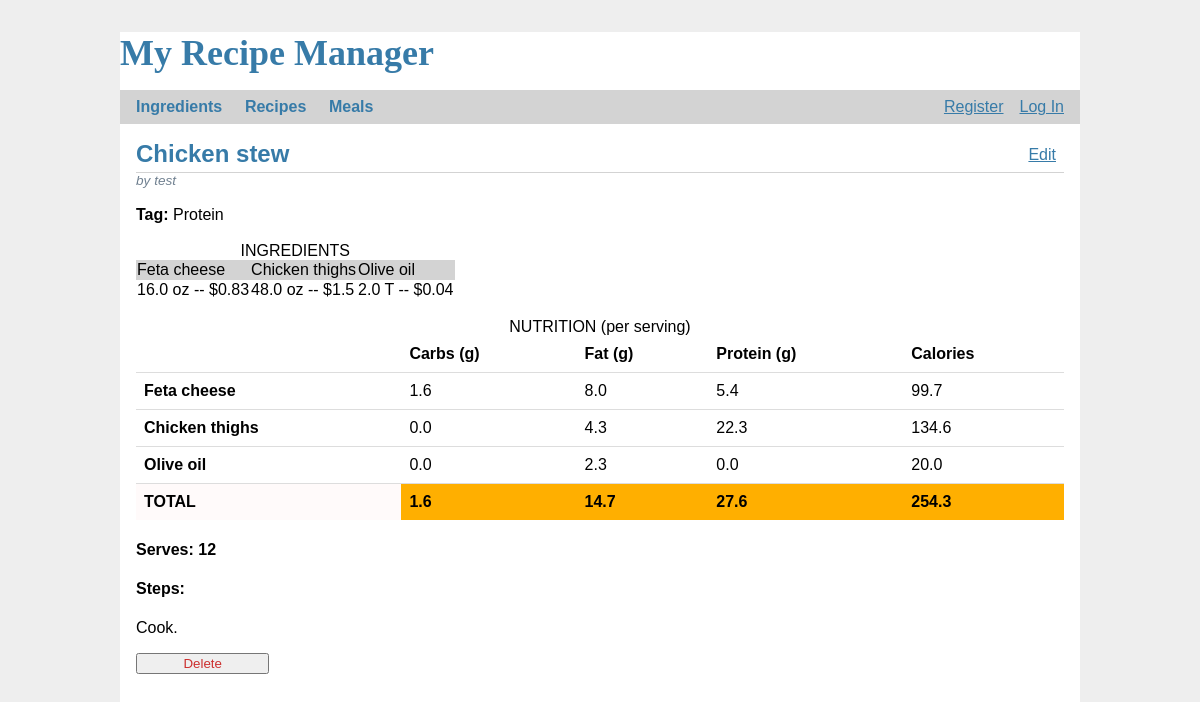
The app's page /recipes/3/ with its own data.
### tables this page shows
CREATE TABLE recipe (
  id INTEGER PRIMARY KEY,
  author_id INTEGER NOT NULL,
  title TEXT NOT NULL,
  body TEXT NOT NULL,
  servings INTEGER NOT NULL,
  tag TEXT CHECK (tag in ('starches', 'proteins', 'beans', 'vegetables', 'dessert', 'sauces', 'spices', 'others')),
  FOREIGN KEY (author_id) REFERENCES user (id)
);

CREATE TABLE ingredient (
  id INTEGER PRIMARY KEY,
  name TEXT NOT NULL UNIQUE,
  name_key TEXT NOT NULL UNIQUE, --no whitespace, lowercase
  portion_size FLOAT(2) NOT NULL,
  portion_size_unit TEXT CHECK ( portion_size_unit in ('g', 'kg', 'oz', 'lb', 'cup', 'ml', 'l', 'gal', 'T', 't', 'in', 'unit') ) NOT NULL,
  portion_converted FLOAT(2) NOT NULL, --will be only in grams or in mls
  protein FLOAT(1) NOT NULL,
  fat FLOAT(1) NOT NULL,
  carbs FLOAT(1) NOT NULL,
  calories INT NOT NULL,
  price INT, --this is in cents to avoid float representation issues
  price_size FLOAT(2), --{{1.5}} in i.5lb bag for instance
  price_size_unit TEXT CHECK ( portion_size_unit in ('g', 'kg', 'oz', 'lb', 'cup', 'ml', 'l', 'gal', 'T', 't', 'in', 'unit') ),
  price_converted FLOAT(2), --price converted to g or ml
  tag TEXT CHECK (tag in ('carbs', 'fats', 'proteins', 'vegetables', 'legumes', 'fruit', 'nuts', 'sauces', 'dairy', 'spices', 'others')),
  notes TEXT
);

CREATE TABLE recipeIngredientRelationship(
    recipeID INTEGER NOT NULL,
    ingredientID INTEGER NOT NULL,
    quantity FLOAT(2) NOT NULL,
    units TEXT CHECK ( units in ('g', 'kg', 'oz', 'lb', 'cup', 'ml', 'l', 'gal', 'T', 't', 'in', 'unit') ) NOT NULL,
    FOREIGN KEY (recipeID) REFERENCES recipe(id),
    FOREIGN KEY (ingredientID) REFERENCES ingredient(id),
    UNIQUE (recipeID, ingredientID)
);

### app/recipes.py (the view)
@bp.route('/<recipeID>/')
def display_recipe(recipeID):
    db = get_db()
    recipe = db.execute('SELECT * from RECIPE where id = ?', (recipeID)).fetchall()
    if not recipe:
        abort(404, f"{recipeID} is not in the Recipe table.")
    recipe.append(db.execute(
        'SELECT ingredientID, quantity, units FROM recipeIngredientRelationship'
        ' WHERE recipeID=(?)', (recipeID,)
    ).fetchall())
    servings = recipe[0]['servings'] if recipe[0]['servings'] else 1
    macros_recipe = []  # list(list(int)) containing macros of each ingredient
    ing_names = []  # list(str) of ingredient names
    macro_totals = [0, 0, 0, 0]  # carbs, protein, fat, calories
    prices = []
    if recipe[1]:
        for ing in recipe[1]:
            ing_id = str(ing['ingredientID'])
            ing_db = db.execute('SELECT * FROM ingredient WHERE id=?',
                                ing_id).fetchone()
            ing_names.append(ing_db['name'])
            macro_db = db.execute(
                'SELECT carbs, fat, protein, calories, portion_size, '
                'portion_size_unit, portion_converted FROM ingredient WHERE id=?',
                (ing_id)).fetchone()
            macros_ing = [macro_db['carbs'], macro_db['fat'],
                         macro_db['protein'], macro_db['calories']]
            quantity_g_ml = convert(ing['units'], ing['quantity'])
            ratio = macro_db['portion_converted'] / quantity_g_ml
            macros_recipe.append([round(x / servings / ratio, 1) for x in macros_ing])
            macro_totals = [x + (y / servings / ratio) for x, y in zip(macro_totals, macros_ing)]
            prices.append(((ing_db['price'] / convert(ing_db['price_size_unit'], ing_db['price_size'])
                            ) * quantity_g_ml ) / (100 * servings))
    recipe.append(ing_names)
    recipe.append(macros_recipe)
    recipe.append([round(x, 1) for x in macro_totals])
    return render_template('recipes/display.html', recipe=recipe, nutritions=macros_recipe, prices=[round(x, 2) for x in prices])

### app/auth.py (called while the page is built)
@bp.before_app_request
def load_logged_in_user():
    user_id = session.get("user_id")
    if user_id is None:
        g.user = None
    else:
        g.user = (
            get_db().execute("SELECT * FROM user WHERE id = ?", (user_id,)).fetchone()
        )

### app/db.py (called while the page is built)
def get_db():
    if "db" not in g:
        g.db = sqlite3.connect(
            current_app.config["DATABASE"], detect_types=sqlite3.PARSE_DECLTYPES
        )
        g.db.row_factory = sqlite3.Row
    return g.db

### app/recipes.py (called while the page is built)
def convert(unit, size):
    size = float(size)
    if unit == 'g' or unit == 'ml':
        return size
    weights = {'kg', 'oz', 'lb'}
    volumes = {'cup', 'l', 'gal', 'T', 't'}
    if unit in weights:
        if unit == 'kg':
            res = size * 1000
        elif unit == 'oz':
            res = size * 28.35
        elif unit == 'lb':
            res = size * 454
    elif unit in volumes:
        if unit == 'cup':
            res = size * 236.58
        elif unit == 'l':
            res = size * 1000
        elif unit == 'gal':
            res = size * 3785.41
        elif unit == 'T':
            res = size * 15
        elif unit == 't':
            res = size * 5
    else:
        res = 0
    return res

### app/templates/recipes/display.html (shortened to what this page needs)
{% extends 'base.html' %}
{% block header %}
    <h1>{% block title %}{{ recipe[0]['title'] }}{% endblock %}</h1>
    <a class="action" href="{{ url_for('recipes.update', recipeID=recipe[0]['id']) }}">Edit</a>
{% endblock %}
{% block content %}
    <article class="post">
        <header>
            <div class="about">by {{ recipe[0]['author_ID'] }}
            </div>
        </header>
        <div><br/> <b>Tag:</b>
            {% if recipe[0]['tag'] == "starches" %} Carbs & Starches
            {% elif recipe[0]['tag'] == "proteins" %} Protein
            {% elif recipe[0]['tag'] == "beans" %} Beans & Legumes
            {% elif recipe[0]['tag'] == "vegetables" %} Vegetables
            {% elif recipe[0]['tag'] == "dessert" %} Dessert
            {% elif recipe[0]['tag'] == "sauces" %} Sauces & Condiments
            {% elif recipe[0]['tag'] == "spices" %} Spice Blends
            {% elif recipe[0]['tag'] == "others" %} Other
            {% endif %}
        </div>
        <table>
            <caption>INGREDIENTS</caption>
            <tr>
                {% for ing in recipe[2] %}
                    <td style="background-color: lightgray">
                        {{ ing }}
                        {% if not loop.last %}
                            <br>
                        {% endif %}
                    </td>
                {% endfor %}
            </tr>
            <tr>
                {% for ing in recipe[1] %}
                    <td>
                        {{ ing['quantity'] }} {{ ing['units'] }} -- ${{ prices[loop.index0] }}
                        {% if not loop.last %}
                            <br>
                        {% endif %}
                    </td>
                {% endfor %}
            </tr>
        </table>
        <br>
        <table class="table table-hover">
            <caption>NUTRITION (per serving)</caption>
            <thead>
            <tr>
                <th scope="col"></th>
                <th scope="col">Carbs (g)</th>
                <th scope="col">Fat (g)</th>
                <th scope="col">Protein (g)</th>
                <th scope="col">Calories</th>
            </tr>
            </thead>
            <tbody>
            {% for ing in recipe[2] %}
                <tr>
                <th scope="row">{{ ing }}</th>
                <td>{{ recipe[3][loop.index0][0] }}</td>
                <td>{{ recipe[3][loop.index0][1] }}</td>
                <td>{{ recipe[3][loop.index0][2] }}</td>
                <td>{{ recipe[3][loop.index0][3] }}</td>
            {% endfor %}
            </tr>
            <tr>
            <tr>
                <th scope="row" bgcolor="#fffafa">TOTAL</th>
                <td bgcolor=#fffafa"><strong>{{ recipe[4][0] }}</strong></td>
                <td bgcolor=#fffafa"><strong>{{ recipe[4][1] }}</strong></td>
                <td bgcolor=#fffafa"><strong>{{ recipe[4][2] }}</strong></td>
                <td bgcolor=#fffafa"><strong>{{ recipe[4][3] }}</strong></td>
            </tr>
            </tbody>
        </table>
        <h4>Serves: {{ recipe[0]['servings'] }}</h4>
        <h4>Steps:</h4>
        <p class="body">{{ recipe[0]['body'] }}</p>
    </article>
    <form action="{{ url_for('recipes.delete', name_key=recipe[0]['id']) }}" method="post">
        <input class="danger" type="submit" value="Delete" onclick="return confirm('Are you sure?');">
    </form>
{% endblock %}

### app/templates/base.html (shortened to what this page needs)
<!doctype html>
<link rel="stylesheet" href="{{ url_for('static', filename='style.css') }}">
<link href="https://cdn.jsdelivr.net/npm/select2@4.0.12/dist/css/select2.min.css" rel="stylesheet"/>
<h1 style="color: #377ba8; font-size: 36px; font-family: 'Calisto MT'">My Recipe Manager</h1>
<nav>
    <h1>
        <div class="dropdown">
            <button class="dropbtn">Ingredients</button>
        </div>
        <div class="dropdown">
            <button class="dropbtn">Recipes</button>
        </div>
        <div class="dropdown">
            <button class="dropbtn">Meals</button>
        </div>
    </h1>
    <ul>
        {% if g.user %}
            <li><span>{{ g.user['username'] }}</span>
            <li><a href="{{ url_for('auth.logout') }}">Log Out</a>
                {% else %}
            <li><a href="{{ url_for('auth.register') }}">Register</a>
            <li><a href="{{ url_for('auth.login') }}">Log In</a>
        {% endif %}
    </ul>
</nav>
<section class="content">
    <header>
        {% block header %}{% endblock %}
    </header>
    {% block content %}{% endblock %}
</section>

### app/static/style.css (style rules this page uses)
h1 { font-family: Verdana, sans-serif; color: #377ba8; margin: 1rem 0; }
a { color: #377ba8; }
nav { background: lightgray; display: flex; align-items: center; padding: 0 0.5rem; }
nav h1 { flex: auto; margin: 0; }
nav ul { display: flex; list-style: none; margin: 0; padding: 0; }
nav ul li a, nav ul li span, header .action { display: block; padding: 0.5rem; }
.content { padding: 0 1rem 1rem; }
.content > header { border-bottom: 1px solid lightgray; display: flex; align-items: flex-end; }
.content > header h1 { flex: auto; margin: 1rem 0 0.25rem 0; }
.post > header { display: flex; align-items: flex-end; font-size: 0.85em; }
.post > header > div:first-of-type { flex: auto; }
.post .about { color: slategray; font-style: italic; }
.post .body { white-space: pre-line; }
.content form { margin: 1em 0; display: flex; flex-direction: column; }
.content input, .content textarea { margin-bottom: 1em; }
input.danger { color: #cc2f2e; }
input[type=submit] { align-self: start; min-width: 10em; }
table { max-width: 100%; background-color: transparent; border-collapse: collapse; border-spacing: 0; }
.table { width: 100%; margin-bottom: 20px; }
.table th, .table td { padding: 8px; line-height: 20px; text-align: left; vertical-align: top; border-top: 1px solid #dddddd; }
.table th { font-weight: bold; }
.table thead th { vertical-align: bottom; }
.table caption + thead tr:first-child th, .table caption + thead tr:first-child td, .table colgroup + thead tr:first-child th, .table colgroup + thead tr:first-child td, .table thead:first-child tr:first-child th, .table thead:first-child tr:first-child td { border-top: 0; }
.dropbtn { background-color: lightgray; font-family: Georgia, sans-serif; color: #377ba8; padding: 8px; font-size: 16px; font-weight: bold; border: none; }
.dropdown { position: relative; display: inline-block; }

### records on screen
recipe: title "Chicken stew", author "test", servings "12", body "Cook."
ingredient: name "Feta cheese", recipe "1.6", recipe "8.0", recipe "5.4", recipe "99.7"
ingredient: name "Chicken thighs", carbs "0.0", recipe "4.3", recipe "22.3", recipe "134.6"
ingredient: name "Olive oil", recipe "0.0", recipe "2.3", recipe "20.0"
recipeIngredientRelationship: quantity "16.0", units "oz", index0 "0.83"
recipeIngredientRelationship: quantity "48.0", units "oz", index0 "1.5"
recipeIngredientRelationship: quantity "2.0", units "T", index0 "0.04"

### other values on screen
{{ recipe[4][0] }} "1.6"
{{ recipe[4][1] }} "14.7"
{{ recipe[4][2] }} "27.6"
{{ recipe[4][3] }} "254.3"
